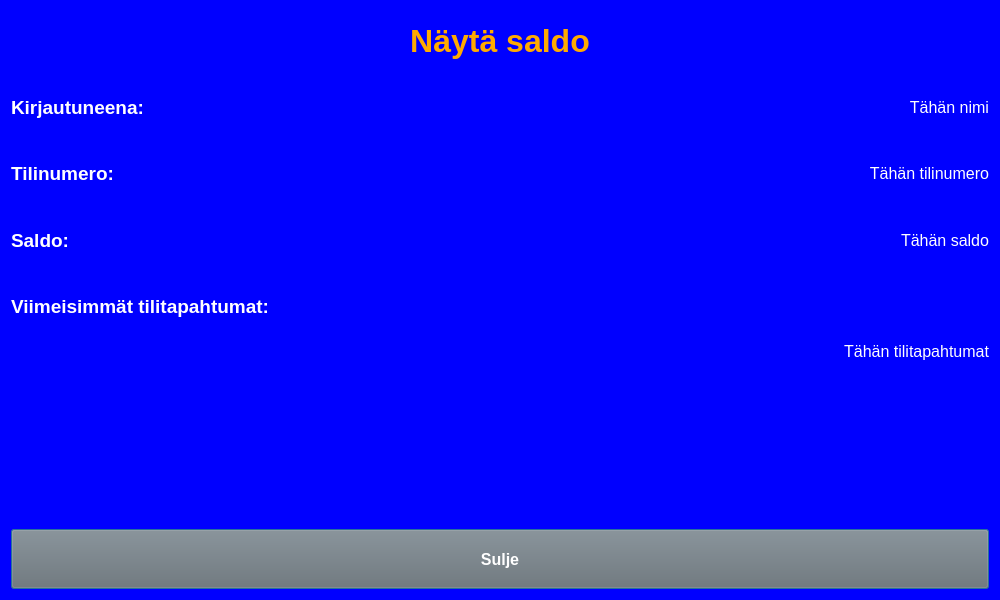
<?xml version="1.0" encoding="UTF-8"?>
<ui version="4.0">
 <class>balanceDialog</class>
 <widget class="QDialog" name="balanceDialog">
  <property name="geometry">
   <rect>
    <x>0</x>
    <y>0</y>
    <width>1000</width>
    <height>600</height>
   </rect>
  </property>
  <property name="windowTitle">
   <string>Dialog</string>
  </property>
  <property name="styleSheet">
   <string notr="true">background-color: rgb(0, 0, 255);</string>
  </property>
  <layout class="QVBoxLayout" name="verticalLayout">
   <item>
    <layout class="QGridLayout" name="gridLayout">
     <item row="9" column="0" colspan="3">
      <widget class="QPushButton" name="closeButton">
       <property name="sizePolicy">
        <sizepolicy hsizetype="Preferred" vsizetype="Preferred">
         <horstretch>0</horstretch>
         <verstretch>0</verstretch>
        </sizepolicy>
       </property>
       <property name="font">
        <font>
         <pointsize>12</pointsize>
         <weight>75</weight>
         <bold>true</bold>
        </font>
       </property>
       <property name="styleSheet">
        <string notr="true">background-color: rgb(112, 112, 112);
color: rgb(255, 255, 255);</string>
       </property>
       <property name="text">
        <string>Sulje</string>
       </property>
      </widget>
     </item>
     <item row="3" column="0">
      <widget class="QLabel" name="headerLabel4">
       <property name="font">
        <font>
         <pointsize>14</pointsize>
         <weight>75</weight>
         <bold>true</bold>
        </font>
       </property>
       <property name="styleSheet">
        <string notr="true">background-color: rgb(0, 0, 255);
color: rgb(255, 255, 255);</string>
       </property>
       <property name="text">
        <string>Saldo:</string>
       </property>
       <property name="alignment">
        <set>Qt::AlignLeading|Qt::AlignLeft|Qt::AlignVCenter</set>
       </property>
      </widget>
     </item>
     <item row="5" column="0" colspan="3">
      <widget class="QLabel" name="headerLabel5">
       <property name="sizePolicy">
        <sizepolicy hsizetype="Preferred" vsizetype="Preferred">
         <horstretch>0</horstretch>
         <verstretch>0</verstretch>
        </sizepolicy>
       </property>
       <property name="font">
        <font>
         <pointsize>14</pointsize>
         <weight>75</weight>
         <bold>true</bold>
        </font>
       </property>
       <property name="styleSheet">
        <string notr="true">background-color: rgb(0, 0, 255);
color: rgb(255, 255, 255);</string>
       </property>
       <property name="text">
        <string>Viimeisimmät tilitapahtumat:</string>
       </property>
       <property name="alignment">
        <set>Qt::AlignLeading|Qt::AlignLeft|Qt::AlignVCenter</set>
       </property>
      </widget>
     </item>
     <item row="1" column="0">
      <widget class="QLabel" name="headerLabel2">
       <property name="font">
        <font>
         <pointsize>14</pointsize>
         <weight>75</weight>
         <bold>true</bold>
        </font>
       </property>
       <property name="styleSheet">
        <string notr="true">color: rgb(255, 255, 255);</string>
       </property>
       <property name="text">
        <string>Kirjautuneena:</string>
       </property>
      </widget>
     </item>
     <item row="6" column="0" rowspan="3" colspan="3">
      <widget class="QLabel" name="transactionsLabel">
       <property name="font">
        <font>
         <pointsize>12</pointsize>
        </font>
       </property>
       <property name="styleSheet">
        <string notr="true">color: rgb(255, 255, 255);</string>
       </property>
       <property name="text">
        <string>Tähän tilitapahtumat</string>
       </property>
       <property name="alignment">
        <set>Qt::AlignRight|Qt::AlignTop|Qt::AlignTrailing</set>
       </property>
      </widget>
     </item>
     <item row="2" column="0">
      <widget class="QLabel" name="headerLabel3">
       <property name="font">
        <font>
         <pointsize>14</pointsize>
         <weight>75</weight>
         <bold>true</bold>
        </font>
       </property>
       <property name="styleSheet">
        <string notr="true">color: rgb(255, 255, 255);</string>
       </property>
       <property name="text">
        <string>Tilinumero:</string>
       </property>
      </widget>
     </item>
     <item row="3" column="1" colspan="2">
      <widget class="QLabel" name="balanceLabel">
       <property name="font">
        <font>
         <pointsize>12</pointsize>
        </font>
       </property>
       <property name="styleSheet">
        <string notr="true">color: rgb(255, 255, 255);</string>
       </property>
       <property name="text">
        <string>Tähän saldo</string>
       </property>
       <property name="alignment">
        <set>Qt::AlignRight|Qt::AlignTrailing|Qt::AlignVCenter</set>
       </property>
      </widget>
     </item>
     <item row="2" column="1" colspan="2">
      <widget class="QLabel" name="accountLabel">
       <property name="font">
        <font>
         <pointsize>12</pointsize>
        </font>
       </property>
       <property name="styleSheet">
        <string notr="true">color: rgb(255, 255, 255);</string>
       </property>
       <property name="text">
        <string>Tähän tilinumero</string>
       </property>
       <property name="alignment">
        <set>Qt::AlignRight|Qt::AlignTrailing|Qt::AlignVCenter</set>
       </property>
      </widget>
     </item>
     <item row="1" column="1" colspan="2">
      <widget class="QLabel" name="nameLabel">
       <property name="font">
        <font>
         <pointsize>12</pointsize>
        </font>
       </property>
       <property name="styleSheet">
        <string notr="true">color: rgb(255, 255, 255);</string>
       </property>
       <property name="text">
        <string>Tähän nimi</string>
       </property>
       <property name="alignment">
        <set>Qt::AlignRight|Qt::AlignTrailing|Qt::AlignVCenter</set>
       </property>
      </widget>
     </item>
     <item row="0" column="0" colspan="3">
      <widget class="QLabel" name="headerLabel">
       <property name="font">
        <font>
         <pointsize>24</pointsize>
         <weight>75</weight>
         <bold>true</bold>
        </font>
       </property>
       <property name="styleSheet">
        <string notr="true">color: rgb(255, 170, 0);</string>
       </property>
       <property name="text">
        <string>Näytä saldo</string>
       </property>
       <property name="alignment">
        <set>Qt::AlignCenter</set>
       </property>
      </widget>
     </item>
    </layout>
   </item>
  </layout>
 </widget>
 <resources/>
 <connections/>
</ui>
